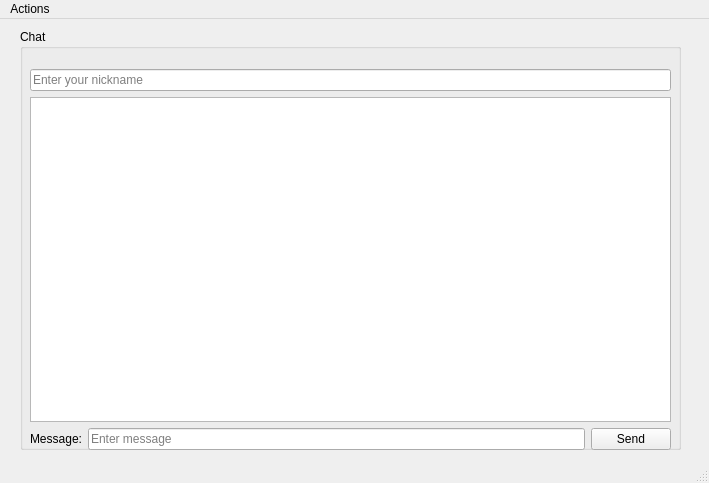
<?xml version="1.0" encoding="UTF-8"?>
<ui version="4.0">
 <class>ClientWindow</class>
 <widget class="QMainWindow" name="ClientWindow">
  <property name="geometry">
   <rect>
    <x>0</x>
    <y>0</y>
    <width>709</width>
    <height>483</height>
   </rect>
  </property>
  <property name="windowTitle">
   <string>Client</string>
  </property>
  <widget class="QWidget" name="centralwidget">
   <widget class="QGroupBox" name="groupBox">
    <property name="geometry">
     <rect>
      <x>20</x>
      <y>10</y>
      <width>661</width>
      <height>421</height>
     </rect>
    </property>
    <property name="title">
     <string>Chat</string>
    </property>
    <widget class="QWidget" name="">
     <property name="geometry">
      <rect>
       <x>10</x>
       <y>40</y>
       <width>641</width>
       <height>381</height>
      </rect>
     </property>
     <layout class="QVBoxLayout" name="verticalLayout_2">
      <item>
       <widget class="QLineEdit" name="userNameEdit">
        <property name="placeholderText">
         <string>Enter your nickname</string>
        </property>
       </widget>
      </item>
      <item>
       <layout class="QVBoxLayout" name="verticalLayout">
        <item>
         <widget class="QListWidget" name="messages"/>
        </item>
        <item>
         <layout class="QHBoxLayout" name="sendLayout">
          <item>
           <widget class="QLabel" name="label">
            <property name="text">
             <string>Message:</string>
            </property>
           </widget>
          </item>
          <item>
           <widget class="QLineEdit" name="editMessage">
            <property name="placeholderText">
             <string>Enter message</string>
            </property>
           </widget>
          </item>
          <item>
           <widget class="QPushButton" name="btnSend">
            <property name="text">
             <string>Send</string>
            </property>
           </widget>
          </item>
         </layout>
        </item>
       </layout>
      </item>
     </layout>
    </widget>
   </widget>
  </widget>
  <widget class="QMenuBar" name="menubar">
   <property name="geometry">
    <rect>
     <x>0</x>
     <y>0</y>
     <width>709</width>
     <height>27</height>
    </rect>
   </property>
   <widget class="QMenu" name="menuActions">
    <property name="title">
     <string>Actions</string>
    </property>
    <addaction name="separator"/>
    <addaction name="separator"/>
    <addaction name="actionConnect"/>
    <addaction name="actionDisconnect"/>
   </widget>
   <addaction name="menuActions"/>
  </widget>
  <widget class="QStatusBar" name="statusbar"/>
  <action name="actionConnect">
   <property name="text">
    <string>Connect</string>
   </property>
  </action>
  <action name="actionDisconnect">
   <property name="text">
    <string>Disconnect</string>
   </property>
  </action>
 </widget>
 <resources/>
 <connections/>
</ui>
